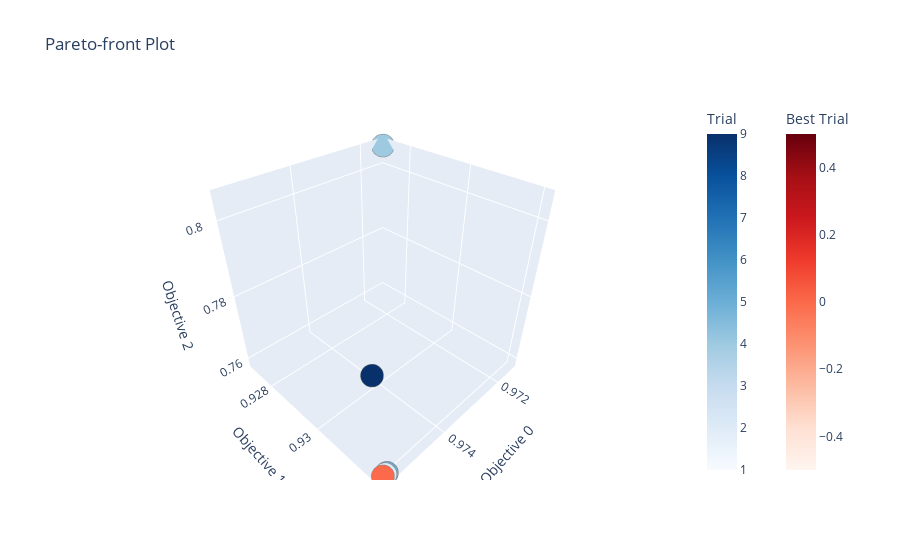

Here is the notebook cell this chart was saved with:
### Code cell
fig = optuna.visualization.plot_pareto_front(estudo_lr)
fig.show()

### Figure 1 — Plotly figure (JSON) as saved in the notebook; plotly's stock layout.template omitted (floating-point values rounded to 4 significant figures)
{"data": [{"hovertemplate": "%{text}<extra>Trial</extra>", "marker": {"color": [1, 2, 3, 4, 5, 6, 7, 8, 9], "colorbar": {"title": {"text": "Trial"}}, "colorscale": [[0, "rgb(247,251,255)"], [0.125, "rgb(222,235,247)"], [0.25, "rgb(198,219,239)"], [0.375, "rgb(158,202,225)"], [0.5, "rgb(107,174,214)"], [0.625, "rgb(66,146,198)"], [0.75, "rgb(33,113,181)"], [0.875, "rgb(8,81,156)"], [1, "rgb(8,48,107)"]], "line": {"color": "Grey", "width": 0.5}}, "mode": "markers", "showlegend": false, "text": ["{<br>  \"number\": 1,<br>  \"values\": [<br>    0.975627142293809,<br>    0.9320966579416563,<br>    0.7584604903110316<br>  ],<br>  \"params\": {<br>    \"penalty\": \"l2\",<br>    \"c\": 100<br>  }<br>}", "{<br>  \"number\": 2,<br>  \"values\": [<br>    0.975627142293809,<br>    0.9320966579416563,<br>    0.7584604903110316<br>  ],<br>  \"params\": {<br>    \"penalty\": \"l2\",<br>    \"c\": 100<br>  }<br>}", "{<br>  \"number\": 3,<br>  \"values\": [<br>    0.974844372992521,<br>    0.9307565337834224,<br>    0.771884569785563<br>  ],<br>  \"params\": {<br>    \"penalty\": \"l2\",<br>    \"c\": 1.0<br>  }<br>}", "{<br>  \"number\": 4,<br>  \"values\": [<br>    0.9713947954688695,<br>    0.9270885333480574,<br>    0.8054447684718918<br>  ],<br>  \"params\": {<br>    \"penalty\": \"l2\",<br>    \"c\": 0.1<br>  }<br>}", "{<br>  \"number\": 5,<br>  \"values\": [<br>    0.9755871191056376,<br>    0.9320966579416563,<br>    0.7584604903110316<br>  ],<br>  \"params\": {<br>    \"penalty\": \"l2\",<br>    \"c\": 10<br>  }<br>}", "{<br>  \"number\": 6,<br>  \"values\": [<br>    0.974844372992521,<br>    0.9307565337834224,<br>    0.771884569785563<br>  ],<br>  \"params\": {<br>    \"penalty\": \"l2\",<br>    \"c\": 1.0<br>  }<br>}", "{<br>  \"number\": 7,<br>  \"values\": [<br>    0.974844372992521,<br>    0.9307565337834224,<br>    0.771884569785563<br>  ],<br>  \"params\": {<br>    \"penalty\": \"l2\",<br>    \"c\": 1.0<br>  }<br>}", "{<br>  \"number\": 8,<br>  \"values\": [<br>    0.9755829061384618,<br>    0.9320966579416563,<br>    0.7584604903110316<br>  ],<br>  \"params\": {<br>    \"penalty\": \"l1\",<br>    \"c\": 1.0<br>  }<br>}", "{<br>  \"number\": 9,<br>  \"values\": [<br>    0.974844372992521,<br>    0.9307565337834224,<br>    0.771884569785563<br>  ],<br>  \"params\": {<br>    \"penalty\": \"l2\",<br>    \"c\": 1.0<br>  }<br>}"], "type": "scatter3d", "x": [0.9756, 0.9756, 0.9748, 0.9714, 0.9756, 0.9748, 0.9748, 0.9756, 0.9748], "y": [0.9321, 0.9321, 0.9308, 0.9271, 0.9321, 0.9308, 0.9308, 0.9321, 0.9308], "z": [0.7585, 0.7585, 0.7719, 0.8054, 0.7585, 0.7719, 0.7719, 0.7585, 0.7719]}, {"hovertemplate": "%{text}<extra>Best Trial</extra>", "marker": {"color": [0], "colorbar": {"title": {"text": "Best Trial"}, "x": 1.1, "xpad": 40}, "colorscale": [[0, "rgb(255,245,240)"], [0.125, "rgb(254,224,210)"], [0.25, "rgb(252,187,161)"], [0.375, "rgb(252,146,114)"], [0.5, "rgb(251,106,74)"], [0.625, "rgb(239,59,44)"], [0.75, "rgb(203,24,29)"], [0.875, "rgb(165,15,21)"], [1, "rgb(103,0,13)"]], "line": {"color": "Grey", "width": 0.5}}, "mode": "markers", "showlegend": false, "text": ["{<br>  \"number\": 0,<br>  \"values\": [<br>    0.9756886516145775,<br>    0.9320966579416563,<br>    0.7584604903110316<br>  ],<br>  \"params\": {<br>    \"penalty\": \"l1\",<br>    \"c\": 10<br>  }<br>}"], "type": "scatter3d", "x": [0.9757], "y": [0.9321], "z": [0.7585]}], "layout": {"scene": {"xaxis": {"title": {"text": "Objective 0"}}, "yaxis": {"title": {"text": "Objective 1"}}, "zaxis": {"title": {"text": "Objective 2"}}}, "title": {"text": "Pareto-front Plot"}}}
